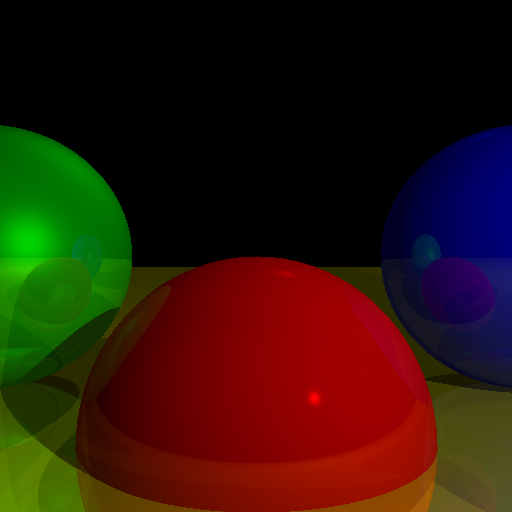

This figure's Python source:
from renderer import Renderer
from modeler import World
from modeler import *

my_world = World(ppu=512)

# Spheres
my_world.addObject(Sphere(1, (0,-1,3), (255,0,0), 500, 0.2))
my_world.addObject(Sphere(1, (2,0,4), (0,0,255), 500, 0.3))
my_world.addObject(Sphere(1, (-2,0,4), (0,255,0), 10, 0.4))
my_world.addObject(Sphere(5000, (0,-5001,0), (255,255,0), 1000, 0.5))

# Lights
my_world.addObject(AmbientLight(0.2))
my_world.addObject(PointLight(0.6,(2,1,0)))
my_world.addObject(DirectionalLight(0.2,(1,4,4)))

r_t = Renderer(my_world, pixel_dimensions=(512,512))

frame_img = r_t.render()
frame_img.save("chapter_4.png")